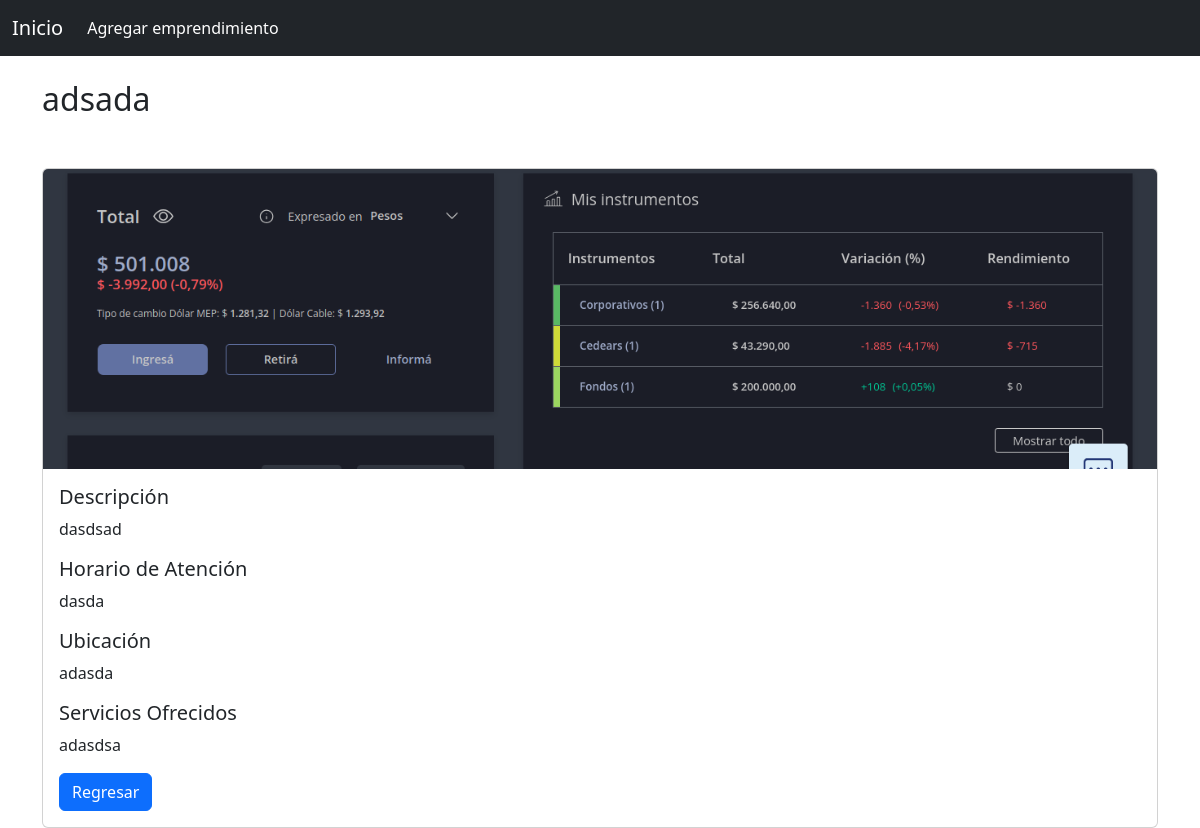
The page /post/60ae272c-3c44-41b1-a6a8-9eee3f671494/ on the database its author committed.
### post/models.py (models this page shows, shortened)
class Post(models.Model):
    titulo = models.CharField(max_length=200)
    descripcion = models.TextField()
    imagen_seccion = models.ImageField(null=True, blank=True, default="default_image.png")
    categoria = models.ForeignKey(Category, on_delete=models.CASCADE, default=None)  # Cambia esto temporalmente
    id = models.UUIDField(primary_key=True, default=uuid.uuid4, editable=False, unique=True)
    horario_atencion = models.CharField(max_length=100, blank=True)  # Horario de atención
    ubicacion = models.CharField(max_length=255, blank=True)  # Ubicación
    servicios = models.TextField(blank=True)  # Servicios ofrecidos (opcional)

### post/views.py (the view)
# urls.py: path('post/<uuid:post_id>/', views.post_detail, name='post_detail'),
def post_detail(request, post_id):
    post = get_object_or_404(Post, id=post_id)
    return render(request, 'post/post_detail.html', {'post': post})

### post/templates/post/post_detail.html
{% extends 'main.html' %}
{% load bootstrap_filters %}
{% block content %}
<div class="container mt-4">
    <h2 class="mb-4">{{ post.titulo }}</h2>
    <div class="card">
        <img src="{{ post.imagen_seccion.url }}" class="card-img-top img-fluid" alt="{{ post.titulo }}" style="max-height: 300px; width: auto; object-fit: cover;">
        <div class="card-body">
            <h5 class="card-title">Descripción</h5>
            <p class="card-text">{{ post.descripcion }}</p>
            <h5 class="card-title">Horario de Atención</h5>
            <p class="card-text">{{ post.horario_atencion|default:"No especificado" }}</p>
            <h5 class="card-title">Ubicación</h5>
            <p class="card-text">{{ post.ubicacion|default:"No especificada" }}</p>
            <h5 class="card-title">Servicios Ofrecidos</h5>
            <p class="card-text">{{ post.servicios|default:"No especificados" }}</p>
            <a href="{% url 'home' %}" class="btn btn-primary">Regresar</a>
        </div>
    </div>
</div>
{% endblock content %}

### rows shown on the page
Post: titulo "adsada", imagen_seccion (picture), descripcion "dasdsad", horario_atencion "dasda", ubicacion "adasda", servicios "adasdsa"
